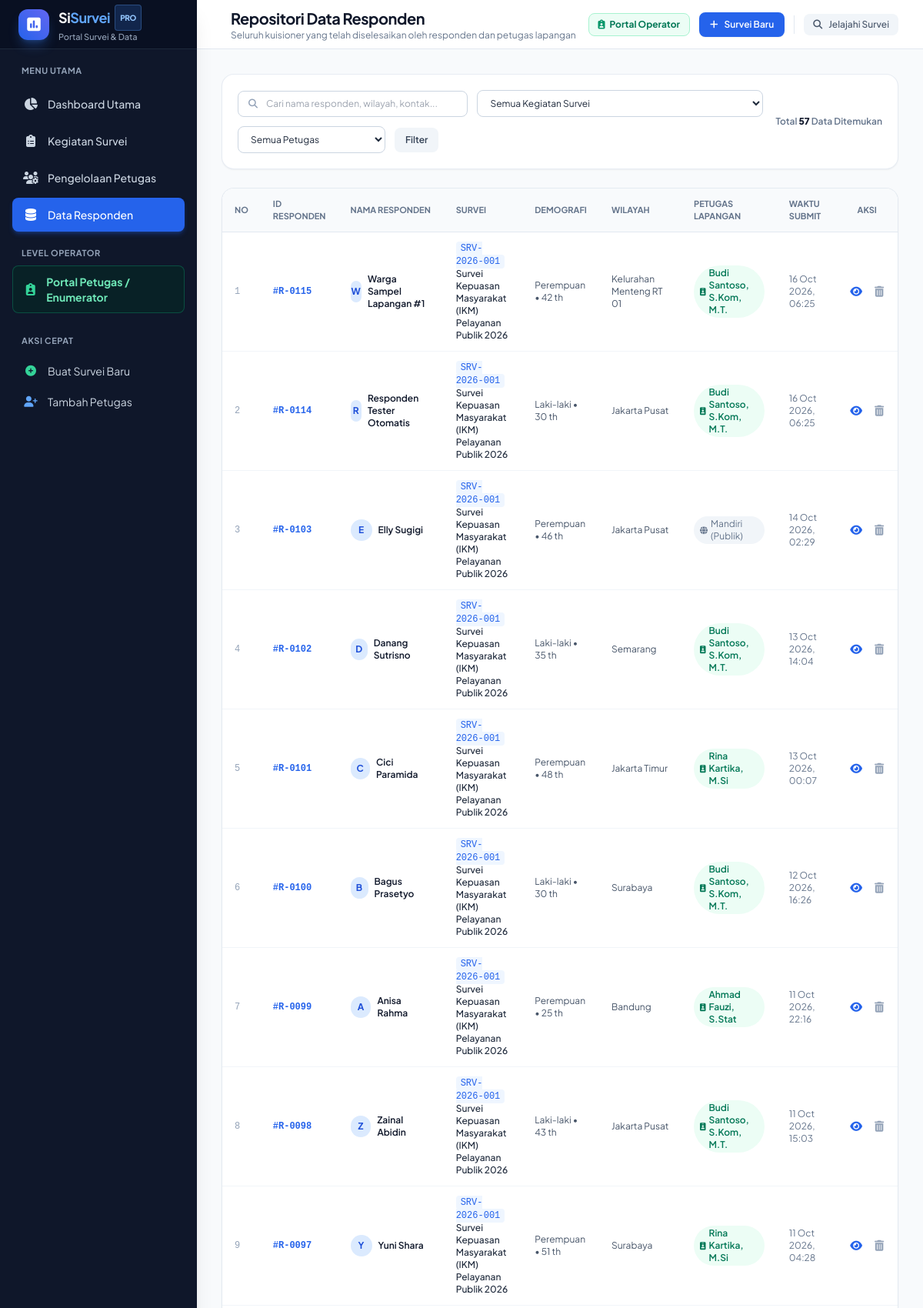
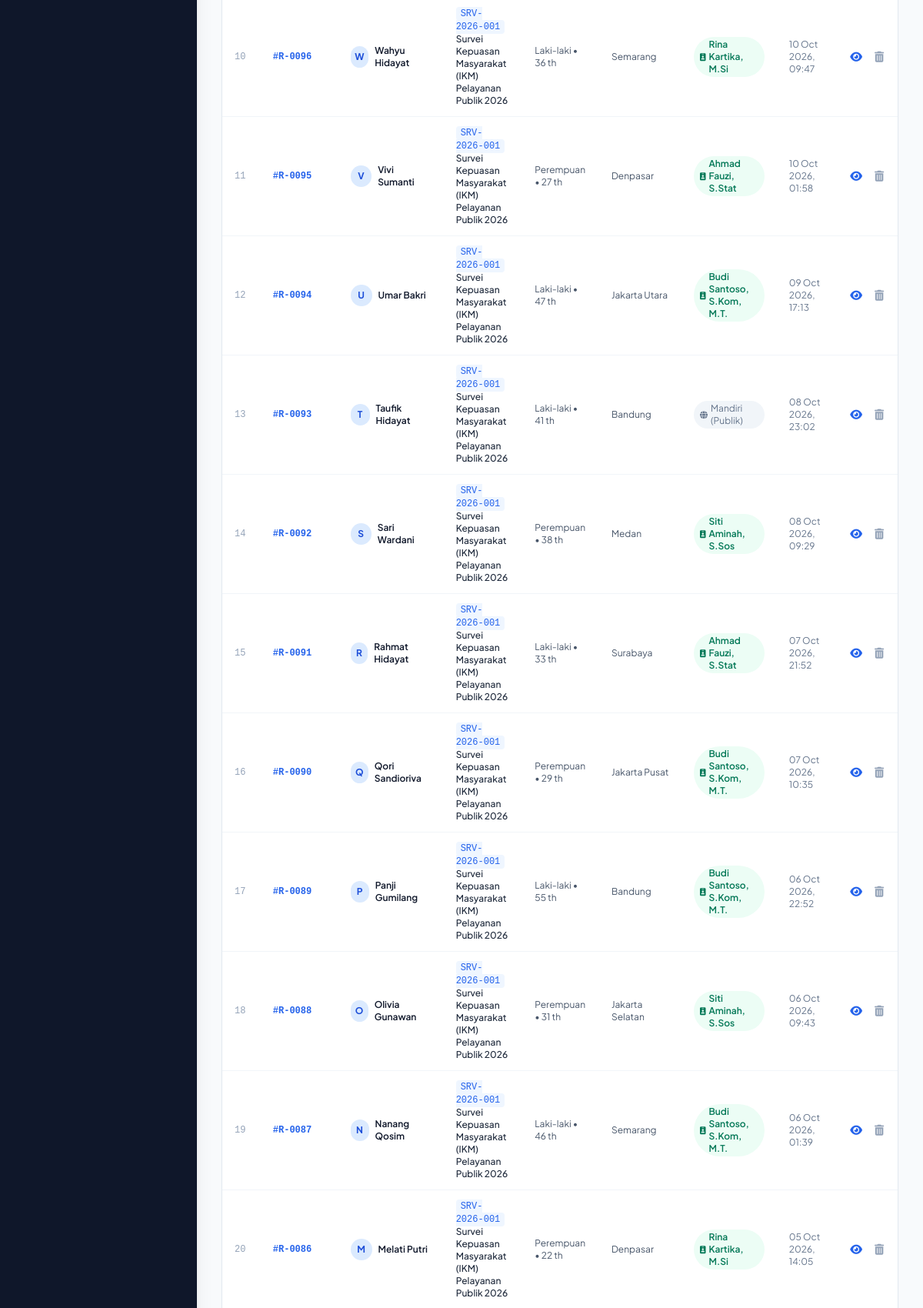
The app's page /respons (upper part) with its own data (2 pictures, top to bottom).
### tables this page shows
CREATE TABLE responden (
            id INTEGER PRIMARY KEY AUTOINCREMENT,
            survei_id INTEGER NOT NULL,
            petugas_id INTEGER,
            nama_responden TEXT,
            kontak_responden TEXT,
            usia INTEGER,
            jenis_kelamin TEXT,
            alamat_wilayah TEXT,
            ip_address TEXT,
            waktu_mulai DATETIME,
            waktu_selesai DATETIME DEFAULT CURRENT_TIMESTAMP,
            FOREIGN KEY (survei_id) REFERENCES survei(id) ON DELETE CASCADE,
            FOREIGN KEY (petugas_id) REFERENCES petugas(id) ON DELETE SET NULL
        );

CREATE TABLE survei (
            id INTEGER PRIMARY KEY AUTOINCREMENT,
            kode_survei TEXT UNIQUE NOT NULL,
            judul TEXT NOT NULL,
            deskripsi TEXT,
            kategori TEXT DEFAULT 'Umum',
            target_responden INTEGER DEFAULT 100,
            tanggal_mulai DATE,
            tanggal_selesai DATE,
            status TEXT DEFAULT 'Aktif',
            is_public INTEGER DEFAULT 1,
            created_at DATETIME DEFAULT CURRENT_TIMESTAMP,
            updated_at DATETIME DEFAULT CURRENT_TIMESTAMP
        );

CREATE TABLE petugas (
            id INTEGER PRIMARY KEY AUTOINCREMENT,
            nip TEXT UNIQUE NOT NULL,
            nama TEXT NOT NULL,
            email TEXT,
            no_hp TEXT,
            wilayah TEXT,
            jabatan TEXT DEFAULT 'Petugas Lapangan',
            status TEXT DEFAULT 'Aktif',
            created_at DATETIME DEFAULT CURRENT_TIMESTAMP
        , foto TEXT);

### app.py (the view)
@app.route('/respons')
def respons_index():
    conn = get_db()
    cursor = conn.cursor()
    filter_survei = request.args.get('survei_id')
    filter_petugas = request.args.get('petugas_id')
    filter_q = request.args.get('q', '').strip()
    query = '''
        SELECT r.*, s.judul as judul_survei, s.kode_survei, p.nama as nama_petugas
        FROM responden r
        JOIN survei s ON r.survei_id = s.id
        LEFT JOIN petugas p ON r.petugas_id = p.id
        WHERE 1=1
    '''
    params = []
    if filter_survei:
        query += " AND r.survei_id = ?"
        params.append(filter_survei)
    if filter_petugas:
        if filter_petugas == 'mandiri':
            query += " AND r.petugas_id IS NULL"
        else:
            query += " AND r.petugas_id = ?"
            params.append(filter_petugas)
    if filter_q:
        query += " AND (r.nama_responden LIKE ? OR r.alamat_wilayah LIKE ? OR r.kontak_responden LIKE ?)"
        wildcard = f"%{filter_q}%"
        params.extend([wildcard, wildcard, wildcard])
    query += " ORDER BY r.waktu_selesai DESC LIMIT 100"
    cursor.execute(query, params)
    responses = cursor.fetchall()
    cursor.execute("SELECT id, judul, kode_survei FROM survei ORDER BY judul ASC")
    all_survei = cursor.fetchall()
    cursor.execute("SELECT id, nama FROM petugas ORDER BY nama ASC")
    all_petugas = cursor.fetchall()
    conn.close()
    return render_template('responses/index.html', responses=responses, all_survei=all_survei, all_petugas=all_petugas, filter_survei=filter_survei, filter_petugas=filter_petugas, filter_q=filter_q)

### app.py (called while the page is built)
@app.template_filter('format_datetime')
def format_datetime_filter(value):
    if not value:
        return '-'
    try:
        dt = datetime.strptime(str(value)[:19], "%Y-%m-%d %H:%M:%S")
        return dt.strftime("%d %b %Y, %H:%M")
    except Exception:
        return str(value)

### database.py (called while the page is built)
def get_db():
    conn = sqlite3.connect(DB_PATH)
    conn.row_factory = sqlite3.Row
    conn.execute("PRAGMA foreign_keys = ON")
    return conn

### templates/responses/index.html (shortened to what this page needs)
{% extends 'base.html' %}
{% block header_title %}Repositori Data Responden{% endblock %}
{% block header_subtitle %}Seluruh kuisioner yang telah diselesaikan oleh responden dan petugas lapangan{% endblock %}
{% block content %}
<div class="space-y-6">
  <div class="bg-white p-5 rounded-2xl border border-slate-200/80 shadow-sm flex flex-col md:flex-row md:items-center justify-between gap-4">
    <form method="GET" action="{{ url_for('respons_index') }}" class="flex flex-wrap items-center gap-3 flex-1">
      <div class="relative min-w-[220px] flex-1">
        <i class="fa-solid fa-magnifying-glass absolute left-3.5 top-1/2 -translate-y-1/2 text-slate-400 text-xs"></i>
        <input type="text" name="q" value="{{ filter_q }}" placeholder="Cari nama responden, wilayah, kontak..." class="w-full pl-9 pr-3 py-2 text-xs border border-slate-300 rounded-lg focus:ring-2 focus:ring-blue-500 focus:outline-none">
      </div>
      <select name="survei_id" onchange="this.form.submit()" class="px-3 py-2 text-xs border border-slate-300 rounded-lg focus:ring-2 focus:ring-blue-500 bg-white">
        <option value="">Semua Kegiatan Survei</option>
      </select>
      <select name="petugas_id" onchange="this.form.submit()" class="px-3 py-2 text-xs border border-slate-300 rounded-lg focus:ring-2 focus:ring-blue-500 bg-white">
        <option value="">Semua Petugas</option>
      </select>
      <button type="submit" class="px-3.5 py-2 text-xs font-semibold text-slate-700 bg-slate-100 hover:bg-slate-200 rounded-lg transition">Filter</button>
    </form>
    <div class="text-xs font-semibold text-slate-500 shrink-0">
      Total <strong class="text-slate-900">{{ responses|length }}</strong> Data Ditemukan
    </div>
  </div>
  <div class="bg-white rounded-2xl border border-slate-200/90 shadow-sm overflow-hidden">
    <div class="overflow-x-auto">
      <table class="w-full text-left text-xs text-slate-600">
        <thead class="bg-slate-50 text-slate-500 uppercase font-semibold text-[11px] border-b border-slate-200">
          <tr>
            <th class="py-3 px-4">No</th>
            <th class="py-3 px-4">ID Responden</th>
            <th class="py-3 px-4">Nama Responden</th>
            <th class="py-3 px-4">Survei</th>
            <th class="py-3 px-4">Demografi</th>
            <th class="py-3 px-4">Wilayah</th>
            <th class="py-3 px-4">Petugas Lapangan</th>
            <th class="py-3 px-4">Waktu Submit</th>
            <th class="py-3 px-4 text-center">Aksi</th>
          </tr>
        </thead>
        <tbody class="divide-y divide-slate-100">
          {% for r in responses %}
          <tr class="hover:bg-slate-50/80 transition">
            <td class="py-3 px-4 text-slate-400 font-mono">{{ loop.index }}</td>
            <td class="py-3 px-4 font-mono font-bold text-blue-600">#R-{{ '%04d' % r.id }}</td>
            <td class="py-3 px-4 font-semibold text-slate-900">
              <div class="flex items-center gap-2">
                <div class="w-7 h-7 rounded-full bg-blue-100 text-blue-700 flex items-center justify-center font-bold text-xs">
                  {{ r.nama_responden[0]|upper if r.nama_responden else 'A' }}
                </div>
                <span>{{ r.nama_responden or 'Anonim' }}</span>
              </div>
            </td>
            <td class="py-3 px-4 max-w-xs font-medium text-slate-800">
              <span class="text-xs font-mono text-blue-600 bg-blue-50 px-1.5 py-0.5 rounded mr-1">{{ r.kode_survei }}</span>
              <a href="{{ url_for('survei_hasil', id=r.survei_id) }}" class="hover:text-blue-600 hover:underline">{{ r.judul_survei }}</a>
            </td>
            <td class="py-3 px-4 text-slate-600">{{ r.jenis_kelamin or '-' }} • {{ r.usia or '-' }} th</td>
            <td class="py-3 px-4 text-slate-600">{{ r.alamat_wilayah or '-' }}</td>
            <td class="py-3 px-4">
              {% if r.nama_petugas %}
                <span class="inline-flex items-center gap-1 text-xs text-emerald-700 font-semibold bg-emerald-50 px-2 py-0.5 rounded-full">
                  <i class="fa-solid fa-id-badge text-[10px]"></i> {{ r.nama_petugas }}
                </span>
              {% else %}
                <span class="inline-flex items-center gap-1 text-xs text-slate-500 bg-slate-100 px-2 py-0.5 rounded-full">
                  <i class="fa-solid fa-globe text-[10px]"></i> Mandiri (Publik)
                </span>
              {% endif %}
            </td>
            <td class="py-3 px-4 text-slate-500">{{ r.waktu_selesai|format_datetime }}</td>
            <td class="py-3 px-4 text-center">
              <div class="flex items-center justify-center gap-1">
                <button onclick="viewRespondentDetail({{ r.id }})" class="p-1.5 text-blue-600 hover:text-blue-800 hover:bg-blue-50 rounded-lg transition" title="Lihat Lembar Jawaban">
                  <i class="fa-solid fa-eye text-sm"></i>
                </button>
                <form action="{{ url_for('respons_hapus', id=r.id) }}" method="POST" onsubmit="return confirm('Apakah Anda yakin ingin menghapus data jawaban responden ini?')" class="inline">
                  <button type="submit" class="p-1.5 text-slate-400 hover:text-rose-600 hover:bg-rose-50 rounded-lg transition" title="Hapus Data">
                    <i class="fa-solid fa-trash-can text-sm"></i>
                  </button>
                </form>
              </div>
            </td>
          </tr>
          {% endfor %}
        </tbody>
      </table>
    </div>
  </div>
</div>
{% endblock %}

### templates/base.html (style rules this page uses)
body { font-family: 'Plus Jakarta Sans', sans-serif; }

### records on screen
responden: id "0115", nama_responden "W", nama_responden "Warga Sampel Lapangan #1", kode_survei "SRV-2026-001", judul_survei "Survei Kepuasan Masyarakat (IKM) Pelayanan Publik 2026", jenis_kelamin "Perempuan", usia "42", alamat_wilayah "Kelurahan Menteng RT 01", nama_petugas "Budi Santoso, S.Kom, M.T.", waktu_selesai "16 Oct 2026, 06:25"
responden: id "0114", nama_responden "R", nama_responden "Responden Tester Otomatis", kode_survei "SRV-2026-001", judul_survei "Survei Kepuasan Masyarakat (IKM) Pelayanan Publik 2026", jenis_kelamin "Laki-laki", usia "30", alamat_wilayah "Jakarta Pusat", nama_petugas "Budi Santoso, S.Kom, M.T.", waktu_selesai "16 Oct 2026, 06:25"
responden: id "0103", nama_responden "E", nama_responden "Elly Sugigi", kode_survei "SRV-2026-001", judul_survei "Survei Kepuasan Masyarakat (IKM) Pelayanan Publik 2026", jenis_kelamin "Perempuan", usia "46", alamat_wilayah "Jakarta Pusat", shows "Mandiri (Publik)", waktu_selesai "14 Oct 2026, 02:29"
responden: id "0102", nama_responden "D", nama_responden "Danang Sutrisno", kode_survei "SRV-2026-001", judul_survei "Survei Kepuasan Masyarakat (IKM) Pelayanan Publik 2026", jenis_kelamin "Laki-laki", usia "35", alamat_wilayah "Semarang", nama_petugas "Budi Santoso, S.Kom, M.T.", waktu_selesai "13 Oct 2026, 14:04"
responden: id "0101", nama_responden "C", nama_responden "Cici Paramida", kode_survei "SRV-2026-001", judul_survei "Survei Kepuasan Masyarakat (IKM) Pelayanan Publik 2026", jenis_kelamin "Perempuan", usia "48", alamat_wilayah "Jakarta Timur", nama_petugas "Rina Kartika, M.Si", waktu_selesai "13 Oct 2026, 00:07"
responden: id "0100", nama_responden "B", nama_responden "Bagus Prasetyo", kode_survei "SRV-2026-001", judul_survei "Survei Kepuasan Masyarakat (IKM) Pelayanan Publik 2026", jenis_kelamin "Laki-laki", usia "30", alamat_wilayah "Surabaya", nama_petugas "Budi Santoso, S.Kom, M.T.", waktu_selesai "12 Oct 2026, 16:26"
responden: id "0099", nama_responden "A", nama_responden "Anisa Rahma", kode_survei "SRV-2026-001", judul_survei "Survei Kepuasan Masyarakat (IKM) Pelayanan Publik 2026", jenis_kelamin "Perempuan", usia "25", alamat_wilayah "Bandung", nama_petugas "Ahmad Fauzi, S.Stat", waktu_selesai "11 Oct 2026, 22:16"
responden: id "0098", nama_responden "Z", nama_responden "Zainal Abidin", kode_survei "SRV-2026-001", judul_survei "Survei Kepuasan Masyarakat (IKM) Pelayanan Publik 2026", jenis_kelamin "Laki-laki", usia "43", alamat_wilayah "Jakarta Pusat", nama_petugas "Budi Santoso, S.Kom, M.T.", waktu_selesai "11 Oct 2026, 15:03"
responden: id "0097", nama_responden "Y", nama_responden "Yuni Shara", kode_survei "SRV-2026-001", judul_survei "Survei Kepuasan Masyarakat (IKM) Pelayanan Publik 2026", jenis_kelamin "Perempuan", usia "51", alamat_wilayah "Surabaya", nama_petugas "Rina Kartika, M.Si", waktu_selesai "11 Oct 2026, 04:28"
responden: id "0096", nama_responden "W", nama_responden "Wahyu Hidayat", kode_survei "SRV-2026-001", judul_survei "Survei Kepuasan Masyarakat (IKM) Pelayanan Publik 2026", jenis_kelamin "Laki-laki", usia "36", alamat_wilayah "Semarang", nama_petugas "Rina Kartika, M.Si", waktu_selesai "10 Oct 2026, 09:47"
responden: id "0095", nama_responden "V", nama_responden "Vivi Sumanti", kode_survei "SRV-2026-001", judul_survei "Survei Kepuasan Masyarakat (IKM) Pelayanan Publik 2026", jenis_kelamin "Perempuan", usia "27", alamat_wilayah "Denpasar", nama_petugas "Ahmad Fauzi, S.Stat", waktu_selesai "10 Oct 2026, 01:58"
responden: id "0094", nama_responden "U", nama_responden "Umar Bakri", kode_survei "SRV-2026-001", judul_survei "Survei Kepuasan Masyarakat (IKM) Pelayanan Publik 2026", jenis_kelamin "Laki-laki", usia "47", alamat_wilayah "Jakarta Utara", nama_petugas "Budi Santoso, S.Kom, M.T.", waktu_selesai "09 Oct 2026, 17:13"
responden: id "0093", nama_responden "T", nama_responden "Taufik Hidayat", kode_survei "SRV-2026-001", judul_survei "Survei Kepuasan Masyarakat (IKM) Pelayanan Publik 2026", jenis_kelamin "Laki-laki", usia "41", alamat_wilayah "Bandung", shows "Mandiri (Publik)", waktu_selesai "08 Oct 2026, 23:02"
responden: id "0092", nama_responden "S", nama_responden "Sari Wardani", kode_survei "SRV-2026-001", judul_survei "Survei Kepuasan Masyarakat (IKM) Pelayanan Publik 2026", jenis_kelamin "Perempuan", usia "38", alamat_wilayah "Medan", nama_petugas "Siti Aminah, S.Sos", waktu_selesai "08 Oct 2026, 09:29"
responden: id "0091", nama_responden "R", nama_responden "Rahmat Hidayat", kode_survei "SRV-2026-001", judul_survei "Survei Kepuasan Masyarakat (IKM) Pelayanan Publik 2026", jenis_kelamin "Laki-laki", usia "33", alamat_wilayah "Surabaya", nama_petugas "Ahmad Fauzi, S.Stat", waktu_selesai "07 Oct 2026, 21:52"
responden: id "0090", nama_responden "Q", nama_responden "Qori Sandioriva", kode_survei "SRV-2026-001", judul_survei "Survei Kepuasan Masyarakat (IKM) Pelayanan Publik 2026", jenis_kelamin "Perempuan", usia "29", alamat_wilayah "Jakarta Pusat", nama_petugas "Budi Santoso, S.Kom, M.T.", waktu_selesai "07 Oct 2026, 10:35"
responden: id "0089", nama_responden "P", nama_responden "Panji Gumilang", kode_survei "SRV-2026-001", judul_survei "Survei Kepuasan Masyarakat (IKM) Pelayanan Publik 2026", jenis_kelamin "Laki-laki", usia "55", alamat_wilayah "Bandung", nama_petugas "Budi Santoso, S.Kom, M.T.", waktu_selesai "06 Oct 2026, 22:52"
responden: id "0088", nama_responden "O", nama_responden "Olivia Gunawan", kode_survei "SRV-2026-001", judul_survei "Survei Kepuasan Masyarakat (IKM) Pelayanan Publik 2026", jenis_kelamin "Perempuan", usia "31", alamat_wilayah "Jakarta Selatan", nama_petugas "Siti Aminah, S.Sos", waktu_selesai "06 Oct 2026, 09:43"
responden: id "0087", nama_responden "N", nama_responden "Nanang Qosim", kode_survei "SRV-2026-001", judul_survei "Survei Kepuasan Masyarakat (IKM) Pelayanan Publik 2026", jenis_kelamin "Laki-laki", usia "46", alamat_wilayah "Semarang", nama_petugas "Budi Santoso, S.Kom, M.T.", waktu_selesai "06 Oct 2026, 01:39"
responden: id "0086", nama_responden "M", nama_responden "Melati Putri", kode_survei "SRV-2026-001", judul_survei "Survei Kepuasan Masyarakat (IKM) Pelayanan Publik 2026", jenis_kelamin "Perempuan", usia "22", alamat_wilayah "Denpasar", nama_petugas "Rina Kartika, M.Si", waktu_selesai "05 Oct 2026, 14:05"

### other values on screen
{{ responses|length }} "57"
